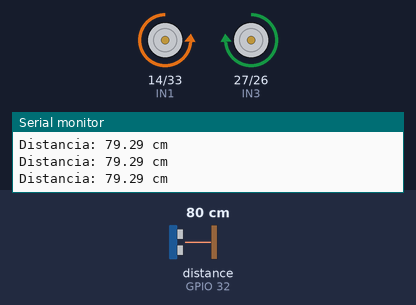
Bench run of a sketch on a simulated ESP32. Shown: motor-driver pin pairs drawn as motors (green arrow = first pin HIGH = forward, orange = second pin HIGH = backward, longer = more drive, scaled by the enable pin), the last lines printed to the serial monitor. Wiring (inferred from the names in the program): ultrasonic range finder: trigger GPIO 21; echo GPIO 32. The test bench sets the inputs (shaded band); at power-on: distance to the obstacle (sensor on GPIO 32) 80 cm. The echo pulse lasts 58.3 µs per cm.

Above: at 1.2 s.
1.3 s: distance to the obstacle (sensor on GPIO 32) set to 39 cm
2.8 s: distance to the obstacle (sensor on GPIO 32) set to 33 cm
At 4.0 s:
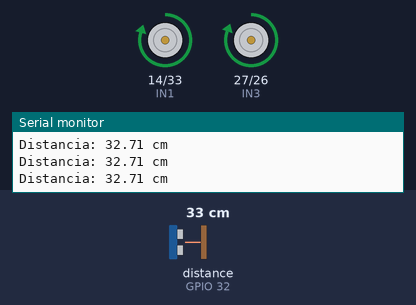
4.3 s: distance to the obstacle (sensor on GPIO 32) set to 60 cm
At 4.8 s:
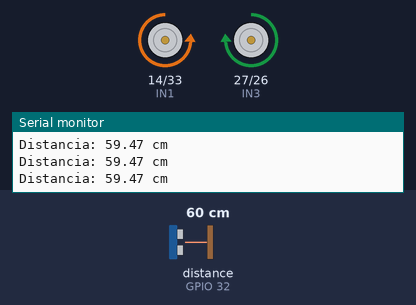
5.8 s: distance to the obstacle (sensor on GPIO 32) set to 4 cm
At 6.2 s:
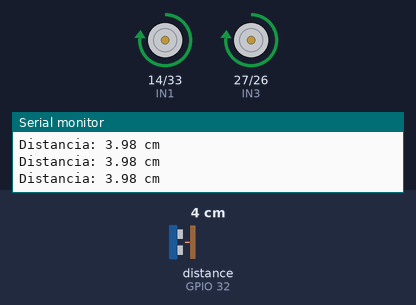
7.3 s: distance to the obstacle (sensor on GPIO 32) set to 120 cm
At 8.1 s:
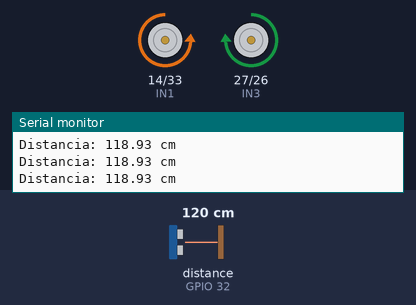
8.8 s: distance to the obstacle (sensor on GPIO 32) set to 35 cm
At 10.1 s:
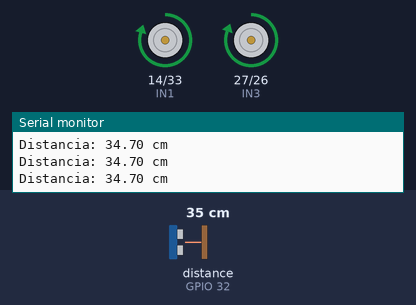
Timing chart, 0 to 11.3 s (numbered marks = the images above; inputs shaded):
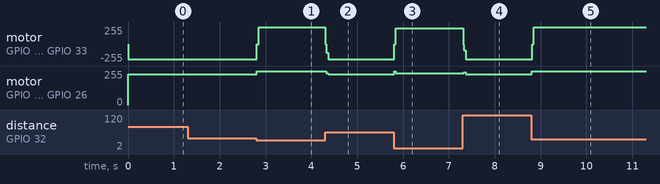

Measured:
- the behaviour switches between 36 and 35 cm on distance to the obstacle (sensor on GPIO 32) (found by bisection; images 0 and 1)
- after the input at 2.8 s, motor on GPIO 14 (IN1) / GPIO 33 (IN2): backward 230/255 → forward 252/255 at once; motor on GPIO 27 (IN3) / GPIO 26 (IN4): forward 230/255 → forward 255/255 at once
- after the input at 4.3 s, motor on GPIO 14 (IN1) / GPIO 33 (IN2): forward 252/255 → backward 230/255 at once; motor on GPIO 27 (IN3) / GPIO 26 (IN4): forward 255/255 → forward 230/255 at once
- after the input at 5.8 s, motor on GPIO 14 (IN1) / GPIO 33 (IN2): backward 230/255 → forward 239/255 at once; motor on GPIO 27 (IN3) / GPIO 26 (IN4): forward 230/255 → forward 239/255 at once
- after the input at 7.3 s, motor on GPIO 14 (IN1) / GPIO 33 (IN2): forward 239/255 → backward 230/255 at once; motor on GPIO 27 (IN3) / GPIO 26 (IN4): forward 239/255 → forward 230/255 at once
- after the input at 8.8 s, motor on GPIO 14 (IN1) / GPIO 33 (IN2): backward 230/255 → forward 252/255 at once; motor on GPIO 27 (IN3) / GPIO 26 (IN4): forward 230/255 → forward 255/255 at once

The sketch:

Examen_1_completo_carrito.ino
```cpp
// Pines motores y sensor
const byte IN1 = 14, IN2 = 33, ENA = 13, IN3 = 27, IN4 = 26, ENB = 25;
const byte trigPin = 21, echoPin = 32;

// Variables de tiempo
unsigned long tiempoAnteriorSensor = 0;
const unsigned long intervaloSensor = 100;
float distanciaFrontal = 0, distanciaDerecha = 0, distanciaIzquierda = 0;

// Configuración inicial
void setup() {
  pinMode(IN1, OUTPUT); pinMode(IN2, OUTPUT); pinMode(ENA, OUTPUT);
  pinMode(IN3, OUTPUT); pinMode(IN4, OUTPUT); pinMode(ENB, OUTPUT);
  pinMode(trigPin, OUTPUT); pinMode(echoPin, INPUT);

  Serial.begin(115200);
}

// Función para mover los motores
void moverMotores(bool in1, bool in2, bool in3, bool in4, byte velocidad) {
  digitalWrite(IN1, in1); digitalWrite(IN2, in2);
  analogWrite(ENA, velocidad);
  digitalWrite(IN3, in3); digitalWrite(IN4, in4);
  analogWrite(ENB, velocidad);
}

// Función para medir la distancia
float medirDistancia() {
  digitalWrite(trigPin, LOW); delayMicroseconds(2);
  digitalWrite(trigPin, HIGH); delayMicroseconds(10); digitalWrite(trigPin, LOW);
  long duracion = pulseIn(echoPin, HIGH, 30000);  // Timeout de 30 ms
  return duracion > 0 ? duracion * 0.034 / 2 : -1;
}

// Función para controlar el movimiento del carro
void controlMovimiento() {
  // Medir la distancia frontal
  distanciaFrontal = medirDistancia();

  if (distanciaFrontal != -1 && distanciaFrontal < 35) {
    // Detener el carro si hay un objeto al frente
    moverMotores(LOW, LOW, LOW, LOW, 0);

    // Medir la distancia hacia la derecha
    // Supongamos que rotamos el sensor para medir
    // distanciaDerecha = medirDistanciaDerecha();

    // Medir la distancia hacia la izquierda
    // distanciaIzquierda = medirDistanciaIzquierda();

    // Verificar si hay obstáculos a ambos lados
    if (distanciaDerecha < 30 && distanciaIzquierda < 30) {
      // Si hay obstáculos en ambos lados, retroceder
      moverMotores(HIGH, LOW, HIGH, LOW, 255); // Retroceder
    } else if (distanciaDerecha >= 30) {
      // Si no hay obstáculo a la derecha, girar a la derecha
      moverMotores(LOW, HIGH, LOW, HIGH, 255); // Girar derecha
    } else if (distanciaIzquierda >= 30) {
      // Si no hay obstáculo a la izquierda, girar a la izquierda
      moverMotores(HIGH, LOW, LOW, HIGH, 255); // Girar izquierda
    }
  } else {
    // Si no hay obstáculos, avanzar
    moverMotores(LOW, HIGH, HIGH, LOW, 230);
  }
}

void loop() {
  // Medición del sensor de distancia
  if (millis() - tiempoAnteriorSensor >= intervaloSensor) {
    tiempoAnteriorSensor = millis();
    distanciaFrontal = medirDistancia();
    Serial.println(distanciaFrontal != -1 ? String("Distancia: ") + distanciaFrontal + " cm" : "Fuera de rango");
  }

  // Control de los motores
  controlMovimiento();
}
```
